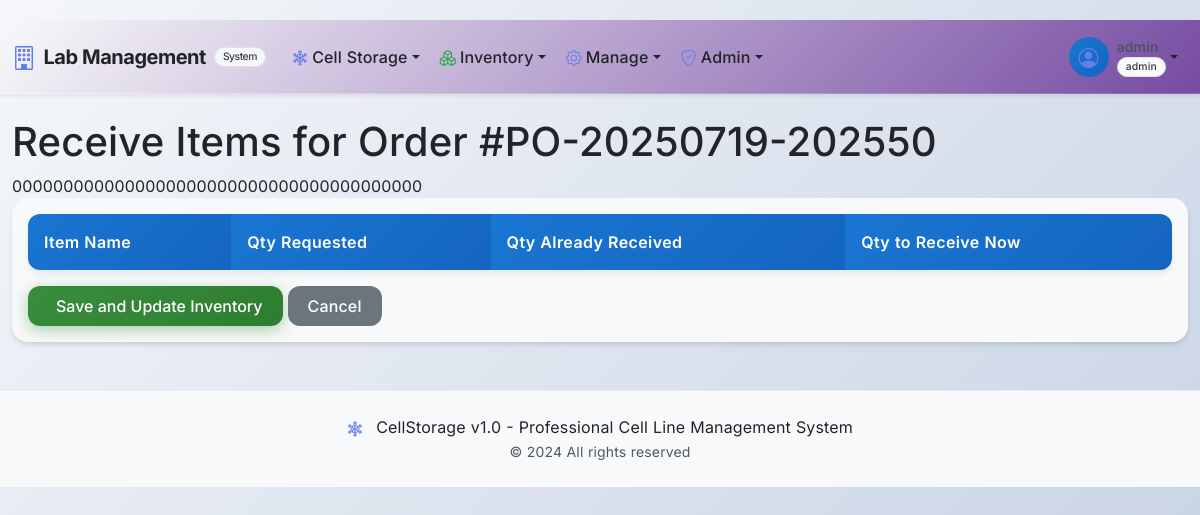
/inventory/order/1/receive (signed in), run on the app's committed database.
### app/cell_storage/models.py (models this page shows, shortened)
class User(UserMixin, db.Model):
    __tablename__ = 'users'
    id = db.Column(db.Integer, primary_key=True)
    username = db.Column(db.String(64), unique=True, index=True, nullable=False)
    password_hash = db.Column(db.String(256))
    password_plain = db.Column(db.String(128))  # store plain password for admin view
    role = db.Column(db.String(64), default='user', nullable=False)  # e.g., 'user', 'admin'. Make role non-nullable.
    cell_lines_created = db.relationship('CellLine', backref='creator', lazy='dynamic',
                                         foreign_keys='CellLine.created_by_user_id')
    vials_frozen = db.relationship('CryoVial', backref='freezer_operator', lazy='dynamic',
                                   foreign_keys='CryoVial.frozen_by_user_id')
    audit_logs = db.relationship('AuditLog', backref='user_performing_action', lazy='dynamic',
                                 foreign_keys='AuditLog.user_id')
    @property
    def is_admin(self):
        return self.role == 'admin'

### app/inventory/models.py (models this page shows)
class Order(db.Model):
    __tablename__ = 'orders'
    id = db.Column(db.Integer, primary_key=True)
    order_number = db.Column(db.String(64), unique=True, nullable=False)
    status = db.Column(db.String(32), default='Draft')
    priority = db.Column(db.String(16), default='Normal')
    requested_by_user_id = db.Column(db.Integer, db.ForeignKey('users.id'), nullable=False)
    approved_by_user_id = db.Column(db.Integer, db.ForeignKey('users.id'))
    supplier_id = db.Column(db.Integer, db.ForeignKey('suppliers.id'))
    total_cost = db.Column(db.Float)
    currency = db.Column(db.String(8), default='USD')
    requested_date = db.Column(db.DateTime, default=datetime.utcnow)
    needed_by_date = db.Column(db.Date)
    approved_date = db.Column(db.DateTime)
    ordered_date = db.Column(db.DateTime)
    received_date = db.Column(db.DateTime)
    justification = db.Column(db.Text)
    notes = db.Column(db.Text)
    items = db.relationship('OrderItem', backref='order_info', lazy='dynamic', cascade='all, delete-orphan')
    requested_by = db.relationship('User', foreign_keys=[requested_by_user_id], backref='orders_requested')
    approved_by = db.relationship('User', foreign_keys=[approved_by_user_id], backref='orders_approved')

### app/inventory/routes.py (the view, shortened to what this page needs)
@bp.route('/order/<int:order_id>/receive', methods=['GET', 'POST'])
@login_required
@require_permission('order.receive')
def receive_order(order_id):
    order = Order.query.get_or_404(order_id)
    return render_template('inventory/receive_order.html', order=order)

### app/shared/permissions.py (called while the page is built, shortened)
def require_permission(permission, resource_type=None, resource_id_param=None):
    def decorator(f):
        @wraps(f)
        def decorated_function(*args, **kwargs):
            if not current_user.is_authenticated:
                abort(401)
            resource_id = None
            if resource_id_param:
                resource_id = kwargs.get(resource_id_param) or request.args.get(resource_id_param)
            if not PermissionManager.has_permission(
                current_user.id,
                permission,
                resource_type,
                resource_id
            ):
                abort(403)
            return f(*args, **kwargs)
        return decorated_function
    return decorator

def has_permission(permission, resource_type=None, resource_id=None):
    if not current_user.is_authenticated:
        return False
    return PermissionManager.has_permission(
        current_user.id,
        permission,
        resource_type,
        resource_id
    )

def can_view_inventory():
    return has_permission('inventory.view')

def can_manage_locations():
    return has_permission('location.edit')

def is_admin():
    return has_permission('admin.user_management')

    @classmethod
    def has_permission(cls, user_id, permission, resource_type=None, resource_id=None):
        from .. import db
        from datetime import datetime
        user = User.query.get(user_id)
        if user and hasattr(user, 'is_admin') and user.is_admin:
            return True

### app/templates/inventory/receive_order.html (shortened to what this page needs)
{% extends "base.html" %}
{% block content %}
<div class="container-fluid">
    <h1 class="mt-4">Receive Items for Order #{{ order.order_number }}</h1>
    <form method="POST">
        {{ csrf_token() }}
        <div class="card">
            <div class="card-body">
                <table class="table">
                    <thead>
                        <tr>
                            <th>Item Name</th>
                            <th>Qty Requested</th>
                            <th>Qty Already Received</th>
                            <th>Qty to Receive Now</th>
                        </tr>
                    </thead>
                </table>
                <button type="submit" class="btn btn-success">Save and Update Inventory</button>
                <a href="{{ url_for('inventory.order_detail', order_id=order.id) }}" class="btn btn-secondary">Cancel</a>
            </div>
        </div>
    </form>
</div>
{% endblock %}

### app/templates/base.html (shortened to what this page needs)
<!DOCTYPE html>
<html lang="en">
<head>
    <link href="https://cdn.jsdelivr.net/npm/bootstrap@5.3.3/dist/css/bootstrap.min.css" rel="stylesheet">
    <link href="https://cdn.jsdelivr.net/npm/bootstrap-icons@1.11.3/font/bootstrap-icons.css" rel="stylesheet">
    <link href="https://cdnjs.cloudflare.com/ajax/libs/bootstrap-icons/1.11.3/font/bootstrap-icons.min.css" rel="stylesheet">
    <link href="{{ url_for('static', filename='css/style.css') }}" rel="stylesheet">
</head>
<body class="bg-light">
    <nav class="navbar navbar-expand-lg navbar-light bg-gradient shadow-sm sticky-top" style="background: linear-gradient(135deg, #f5f7fa 0%, #c3cfe2 100%);">
        <div class="container-fluid">
            <a class="navbar-brand fw-bold d-flex align-items-center" href="{{ url_for('cell_storage.index') }}" style="color: #212529;">
                <i class="bi bi-building me-2 fs-4" style="color: #667eea;"></i>
                <span style="color: #212529;">Lab Management</span>
                <small class="badge bg-light text-dark ms-2" style="color: #343a40; border: 1px solid #dee2e6;">System</small>
            </a>
            <div class="collapse navbar-collapse" id="navbarContent">
                <ul class="navbar-nav me-auto mb-2 mb-lg-0">
                    {% if current_user.is_authenticated %}
                        <li class="nav-item dropdown">
                            <a class="nav-link dropdown-toggle d-flex align-items-center" href="#" style="color: #212529;" id="cellStorageDropdown" role="button" data-bs-toggle="dropdown" aria-expanded="false">
                                <i class="bi bi-snow2 me-1" style="color: #667eea;"></i>
                                Cell Storage
                            </a>
                        </li>
                        <li class="nav-item dropdown">
                            <a class="nav-link dropdown-toggle d-flex align-items-center" href="#" style="color: #212529;" id="inventoryDropdown" role="button" data-bs-toggle="dropdown" aria-expanded="false">
                                <i class="bi bi-boxes me-1" style="color: #28a745;"></i>
                                Inventory
                            </a>
                        </li>
                        {% if current_user.is_admin %}
                            <li class="nav-item dropdown">
                                <a class="nav-link dropdown-toggle d-flex align-items-center" href="#" id="inventoryDropdown" role="button" data-bs-toggle="dropdown" aria-expanded="false" style="color: #212529;">
                                    <i class="bi bi-gear me-1" style="color: #667eea;"></i>
                                    Manage
                                </a>
                            </li>
                            <li class="nav-item dropdown">
                                <a class="nav-link dropdown-toggle d-flex align-items-center" href="#" id="adminDropdown" role="button" data-bs-toggle="dropdown" aria-expanded="false" style="color: #212529;">
                                    <i class="bi bi-shield-check me-1" style="color: #667eea;"></i>
                                    Admin
                                </a>
                            </li>
                        {% endif %}
                    {% endif %}
                </ul>
                <ul class="navbar-nav ms-auto mb-2 mb-lg-0">
                    {% if current_user.is_authenticated %}
                        <li class="nav-item dropdown">
                            <a class="nav-link dropdown-toggle d-flex align-items-center" href="#" id="userDropdown" role="button" data-bs-toggle="dropdown" aria-expanded="false" style="color: #212529;">
                                <div class="user-avatar me-2">
                                    <i class="bi bi-person-circle fs-5" style="color: #667eea;"></i>
                                </div>
                                <div class="d-flex flex-column">
                                    <span class="small" style="color: #212529;">{{ current_user.username }}</span>
                                    <span class="badge badge-role bg-light text-dark" style="color: #343a40; border: 1px solid #dee2e6;">{{ current_user.role }}</span>
                                </div>
                            </a>
                        </li>
                    {% else %}
                        <li class="nav-item">
                            <a class="nav-link btn btn-outline-primary rounded-pill px-3" href="{{ url_for('auth.login') }}" style="color: #667eea; border-color: #667eea;">
                                <i class="bi bi-box-arrow-in-right me-1"></i>Login
                            </a>
                        </li>
                    {% endif %}
                </ul>
            </div>
        </div>
    </nav>
    <main class="flex-grow-1">
        {% block content %}{% endblock %}
    </main>
    <footer class="bg-light text-center py-4 mt-5" style="color: #343a40;">
        <div class="container">
            <p class="mb-0">
                <i class="bi bi-snow2 me-2" style="color: #667eea;"></i>
                CellStorage v1.0 - Professional Cell Line Management System
            </p>
            <small class="text-muted" style="color: #495057;">© 2024 All rights reserved</small>
        </div>
    </footer>
</body>
</html>

### app/static/css/style.css (style rules this page uses)
[class^="bi-"]::before, [class*=" bi-"]::before { font-family: "bootstrap-icons" !important; font-style: normal; font-weight: normal !important; font-variant: normal; text-transform: none; line-height: 1; vertical-align: -.125em; -webkit-font-smoothing: antialiased; -moz-osx-font-smoothing: grayscale; }
.bi { display: inline-block; font-family: "bootstrap-icons" !important; font-style: normal; font-weight: normal !important; font-variant: normal; text-transform: none; line-height: 1; vertical-align: -.125em; -webkit-font-smoothing: antialiased; -moz-osx-font-smoothing: grayscale; }
body { font-family: 'Inter', -apple-system, BlinkMacSystemFont, 'Segoe UI', Roboto, 'Helvetica Neue', Arial, sans-serif; font-feature-settings: 'cv02', 'cv03', 'cv04', 'cv11', 'kern' 1, 'liga' 1, 'calt' 1; text-rendering: optimizeLegibility; -webkit-font-smoothing: antialiased; -moz-osx-font-smoothing: grayscale; letter-spacing: 0.01em; word-spacing: 0.02em; background: linear-gradient(135deg, #f5f7fa 0%, #c3cfe2 100%); min-height: 100vh; padding-top: 20px; }
.card { border: 0; border-radius: 16px; box-shadow: 0 4px 6px -1px rgba(0, 0, 0, 0.1), 0 2px 4px -1px rgba(0, 0, 0, 0.06); transition: all 0.3s ease; backdrop-filter: blur(10px); background: rgba(255, 255, 255, 0.95); }
.btn { border-radius: 12px !important; font-weight: 500; padding: 0.5rem 1.25rem; transition: all 0.2s ease; border: 0; position: relative; overflow: hidden; }
.btn::before { content: ''; position: absolute; top: 0; left: -100%; width: 100%; height: 100%; background: linear-gradient(90deg, transparent, rgba(255, 255, 255, 0.2), transparent); transition: left 0.5s; }
.btn-success { background: linear-gradient(135deg, #388E3C 0%, #2E7D32 100%); box-shadow: 0 4px 15px rgba(56, 142, 60, 0.4); border: none; }
.navbar { backdrop-filter: blur(10px); border-bottom: 1px solid rgba(255, 255, 255, 0.1); }
.navbar-brand { font-weight: 700; letter-spacing: -0.025em; }
.nav-link { font-weight: 500; transition: all 0.2s ease; border-radius: 8px; margin: 0 2px; }
.table { background: rgba(255, 255, 255, 0.9); border-radius: 12px; overflow: hidden; box-shadow: 0 4px 6px rgba(0, 0, 0, 0.07); }
.table thead th { background: linear-gradient(135deg, #1976D2 0%, #1565C0 100%); color: white; border: 0; font-weight: 600; letter-spacing: 0.025em; padding: 1rem; }
.user-avatar { width: 40px; height: 40px; border-radius: 50%; background: linear-gradient(135deg, #1976D2 0%, #1565C0 100%); display: flex; align-items: center; justify-content: center; color: white; }
.badge-role { font-size: 0.6rem; padding: 2px 6px; border-radius: 10px; font-weight: 600; }
footer { background: rgba(255, 255, 255, 0.95) !important; backdrop-filter: blur(10px); border-top: 1px solid rgba(0, 0, 0, 0.05) !important; }
.badge { font-size: 0.65rem; font-weight: 500; padding: 4px 8px; border-radius: 12px; }
body, .card, .table, .dropdown-menu, .form-control, .form-select, .bg-white, .bg-light, .bg-secondary, .bg-opacity-10, .bg-opacity-25, .bg-opacity-50, .bg-opacity-75, .bg-opacity-100, .footer, .modal-content, .alert-container, .search-results-table-container, .box-cell, .batch-color-0, .batch-color-1, .batch-color-2, .batch-color-3, .batch-color-4, .batch-color-5, .batch-color-6, .batch-color-7, .batch-color-8, .batch-color-9, .batch-color-10, .batch-color-11 { color: #212529 !important; }
.badge.bg-light, .badge.bg-secondary, .badge.bg-white { color: #343a40 !important; border: 1px solid #dee2e6; }
.text-muted, .form-text, .small, small { color: #495057 !important; opacity: 0.95 !important; }
footer, .footer { color: #343a40 !important; }
.badge, .table td, .table th, .card, .card-header, .card-body { color: #212529; }
:root { --primary-color: #1976D2; --secondary-color: #1565C0; --accent-color: #42A5F5; --background-color: #FAFAFA; --text-color: #212121; --navbar-style: light; }
.navbar { background: linear-gradient(135deg, var(--background-color) 0%, var(--secondary-color) 100%) !important; }
.card { background-color: var(--background-color); color: var(--text-color); }
* { transition: background-color 0.3s ease, color 0.3s ease, border-color 0.3s ease; }

### app/templates/base.html (style rules this page uses)
:root { --primary-color: #667eea; --secondary-color: #764ba2; --accent-color: #f093fb; --background-color: #f8f9fa; --text-color: #212529; --navbar-style: light; }

### data on the page
User: username "admin", role "admin"
Order: order_number "PO-20250719-202550"
